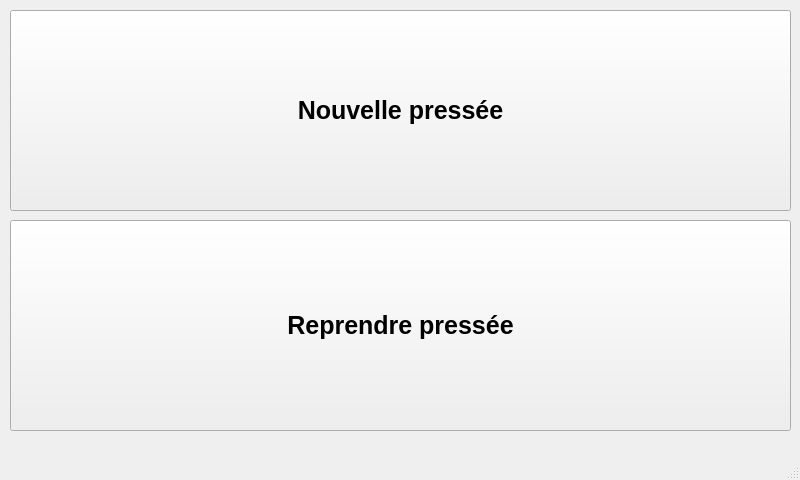
<?xml version="1.0" encoding="UTF-8"?>
<ui version="4.0">
 <class>PageAccueil</class>
 <widget class="QMainWindow" name="PageAccueil">
  <property name="geometry">
   <rect>
    <x>0</x>
    <y>0</y>
    <width>800</width>
    <height>480</height>
   </rect>
  </property>
  <property name="windowTitle">
   <string>MainWindow</string>
  </property>
  <widget class="QWidget" name="centralwidget">
   <widget class="QPushButton" name="pushButton">
    <property name="geometry">
     <rect>
      <x>10</x>
      <y>220</y>
      <width>781</width>
      <height>211</height>
     </rect>
    </property>
    <property name="font">
     <font>
      <pointsize>19</pointsize>
      <bold>true</bold>
     </font>
    </property>
    <property name="text">
     <string>Reprendre pressée</string>
    </property>
   </widget>
   <widget class="QPushButton" name="pushButton_2">
    <property name="geometry">
     <rect>
      <x>10</x>
      <y>10</y>
      <width>781</width>
      <height>201</height>
     </rect>
    </property>
    <property name="font">
     <font>
      <pointsize>19</pointsize>
      <bold>true</bold>
     </font>
    </property>
    <property name="text">
     <string>Nouvelle pressée</string>
    </property>
   </widget>
   <widget class="QLabel" name="label">
    <property name="geometry">
     <rect>
      <x>340</x>
      <y>340</y>
      <width>201</width>
      <height>41</height>
     </rect>
    </property>
    <property name="font">
     <font>
      <pointsize>19</pointsize>
      <bold>true</bold>
     </font>
    </property>
    <property name="text">
     <string/>
    </property>
   </widget>
  </widget>
  <widget class="QMenuBar" name="menubar">
   <property name="geometry">
    <rect>
     <x>0</x>
     <y>0</y>
     <width>800</width>
     <height>22</height>
    </rect>
   </property>
  </widget>
  <widget class="QStatusBar" name="statusbar"/>
 </widget>
 <resources/>
 <connections/>
</ui>
